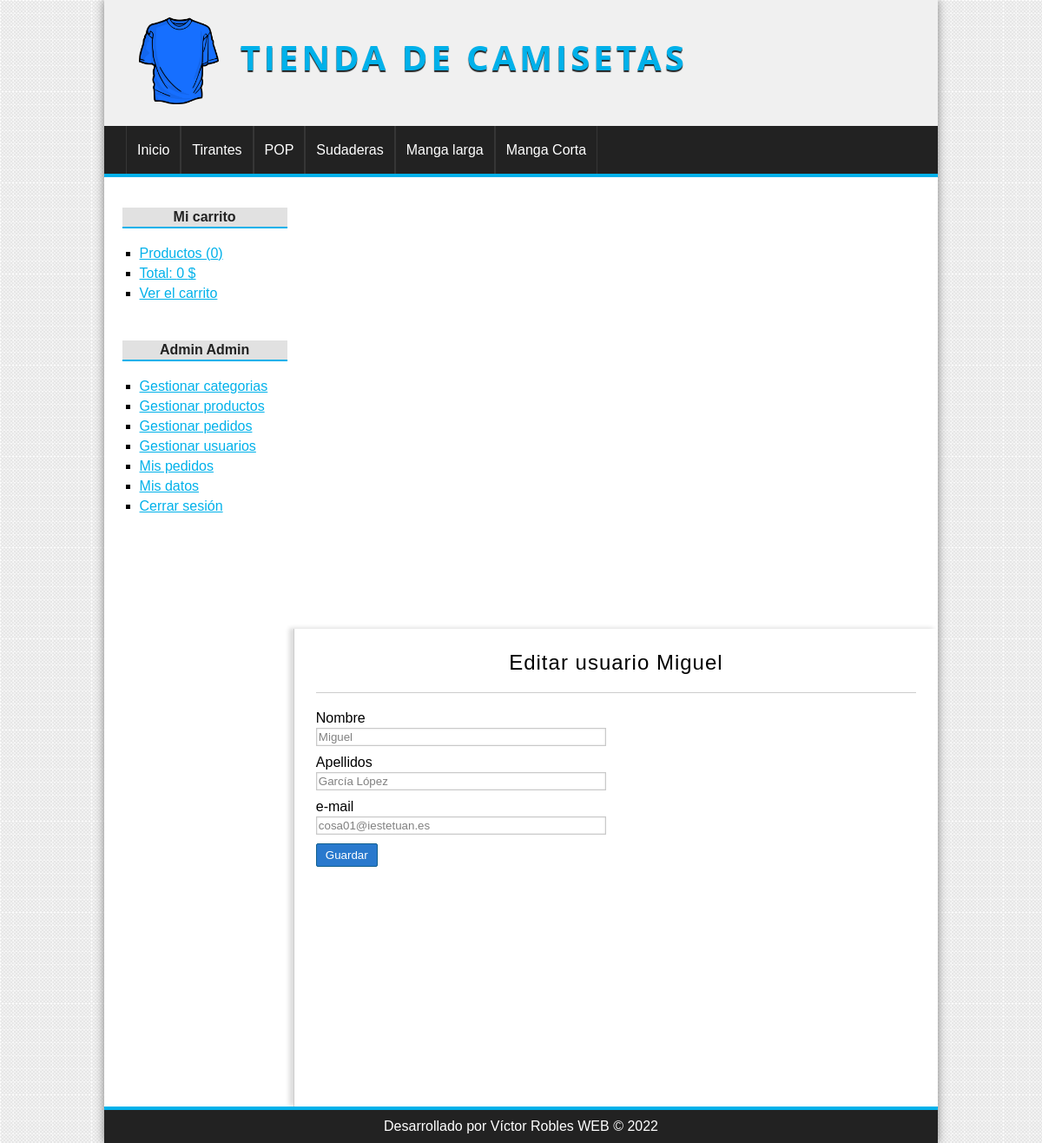
The page /Camisetas/usuario/editar&id=3 (signed in) on the database its author committed.
### tables this page shows
CREATE TABLE `categorias` (
  `id` int NOT NULL,
  `nombre` varchar(100) NOT NULL
);

CREATE TABLE `usuarios` (
  `id` int NOT NULL,
  `nombre` varchar(100) NOT NULL,
  `apellidos` varchar(255) DEFAULT NULL,
  `email` varchar(255) NOT NULL,
  `password` varchar(255) NOT NULL,
  `rol` varchar(20) DEFAULT NULL,
  `imagen` varchar(255) DEFAULT NULL
);

### Camisetas/config/db.php (called while the page is built)
<?php
class Database{
	public static function connect(){
		$db = new mysqli('localhost', 'root', '', 'tienda_master');
		$db->query("SET NAMES 'utf8'");
		return $db;
	}
}

### Camisetas/helpers/Utils.php (called while the page is built, shortened)
<?php
class Utils{
	public static function showCategorias(){
		require_once 'models/Categoria.php';
		$categoria = new Categoria();
		$categorias = $categoria->getAll();
		return $categorias;
	}
}

### Camisetas/models/Categoria.php (called while the page is built, shortened)
<?php
class Categoria{
	private $db;
	public function __construct() {
		$this->db = Database::connect();
	}
	public function getAll(){
		$categorias = $this->db->query("SELECT * FROM categorias ORDER BY id DESC;");
		return $categorias;
	}
}

### Camisetas/models/Usuario.php (called while the page is built, shortened)
<?php
class Usuario{
	private $id;
	private $db;
	public function __construct() {
		$this->db = Database::connect();
	}
	function getId() {
		return $this->id;
	}
	function setId($id) {
		$this->id = $id;
	}
	public function getOne(){
		$usuario = $this->db->query("SELECT * FROM usuarios WHERE id = {$this->getId()}");
		return $usuario->fetch_object();
	}
}

### Camisetas/views/usuario/crear.php (the view)
<?php if(isset($edit) && isset($usuario) && is_object($usuario)): ?>
	<h1>Editar usuario <?=$usuario->nombre?></h1>
	<?php $url_action = base_url."usuario/save&id=".$usuario->id;
    ?>
<?php else: ?>
	<h1>Crear nuevo usuario</h1>
	<?php $url_action = base_url."usuario/save"; ?>
<?php endif; ?>
<div class="form_container">
	<form action="<?=$url_action?>" method="POST" enctype="multipart/form-data">
		<label for="nombre">Nombre</label>
		<input type="text" name="nombre" value="<?=isset($usuario) && is_object($usuario) ? $usuario->nombre : ''; ?>"/>
		<label for="apellidos">Apellidos</label>
		<input type="text" name="Apellidos" value="<?=isset($usuario) && is_object($usuario) ? $usuario->apellidos : ''; ?> " />
		<label for="email">e-mail</label>
		<input type="text" name="email" value="<?=isset($usuario) && is_object($usuario) ? $usuario->email : ''; ?>"/>
		<input type="submit" value="Guardar" />
	</form>
</div>

### Camisetas/views/layout/header.php (shortened to what this page needs)
<!DOCTYPE HTML>
<html lang="es">
	<head>
		<link rel="stylesheet" href="<?=base_url?>assets/css/styles.css" />
	</head>
	<body>
		<div id="container">
			<header id="header">
				<div id="logo">
					<img src="<?=base_url?>assets/img/camiseta.png" alt="Camiseta Logo" />
					<a href="<?=base_url?>">
						Tienda de camisetas
					</a>
				</div>
			</header>
			<?php $categorias = Utils::showCategorias(); ?>
			<nav id="menu">
				<ul>
					<li>
						<a href="<?=base_url?>">Inicio</a>
					</li>
					<?php while($cat = $categorias->fetch_object()): ?>
						<li>
							<a href="<?=base_url?>categoria/ver&id=<?=$cat->id?>"><?=$cat->nombre?></a>
						</li>
					<?php endwhile; ?>
				</ul>
			</nav>
			<div id="content">

### Camisetas/assets/css/styles.css (style rules this page uses)
* { padding: 0px; margin: 0px; font-family: sans-serif, Helvetica, Arial; }
body { background: url(../img/bg.png); }
a { color: #01B1EA; }
#container { width: 80%; margin: 0px auto; box-shadow: 0px 0px 10px gray; background: white; }
#header { height: 145px; background: #F0F0F0; }
#logo { padding: 20px; margin-left: 20px; float:left; }
#logo img { float:left; height: 100px; }
#logo a { float:left; font-size: 40px; letter-spacing: 4px; font-family: 'Open Sans', Helvetica, Arial; text-transform: uppercase; color: #01B1EA; font-weight: bold; text-decoration: none; margin-top: 18px; margin-left: 25px; text-shadow: 0px 2px 1px #222222; transition: all 300ms; }
#menu { clear:both; background: #222; color: white; height: 55px; border-bottom: 4px solid #01B1EA; }
#menu ul { list-style: none; text-decoration: none; margin: 0px auto; margin-left: 25px; }
#menu ul li { line-height: 55px; float:left; border-right: 1px solid #363636; }
#menu a { display: block; color: white; text-decoration: none; padding-left: 12px; padding-right: 12px; transition: all 300ms; }
#menu a:first-child { border-left: 1px solid #363636; }
#content { margin: 0px auto; overflow: hidden; background: white; }
.form_container { width: 50%; }
label, input[type="text"], input[type="password"], input[type="email"], input[type="number"], select, textarea { display:block; width: 95%; margin-top: 2px; margin-bottom: 2px; }
input[type="text"], input[type="password"], input[type="email"], input[type="number"], select, textarea { border: 1px solid #C9C9C9; box-shadow: 0px 0px 2px #ccc inset; background: white; padding: 2px; color: gray; transition: all 300ms; }
input[type="button"], input[type="submit"], button, .button { display: block; border-radius: 2px; width: auto; padding: 5px; padding-left: 10px; padding-right: 10px; color: white; background: #2979CD; border: 1px solid #11608E; cursor:pointer; }
label, input[type="button"], input[type="submit"], button { display:block; margin-top: 10px; }
#central h1 { font-size: 24px; font-weight: normal; letter-spacing: 1px; text-align: center; border-bottom: 1px solid #ccc; margin-bottom: 20px; padding: 20px; padding-top: 0px; }

### rows shown on the page
categorias: nombre "Tirantes"
categorias: nombre "POP"
categorias: nombre "Sudaderas"
categorias: nombre "Manga larga"
categorias: nombre "Manga Corta"
usuarios: nombre "Miguel", Apellidos "García López", email "cosa01@iestetuan.es"

### other values the page prints
$stats['count'] "0"
$stats['total'] "0"
$_SESSION['identity']->nombre "Admin"
$_SESSION['identity']->apellidos "Admin"
